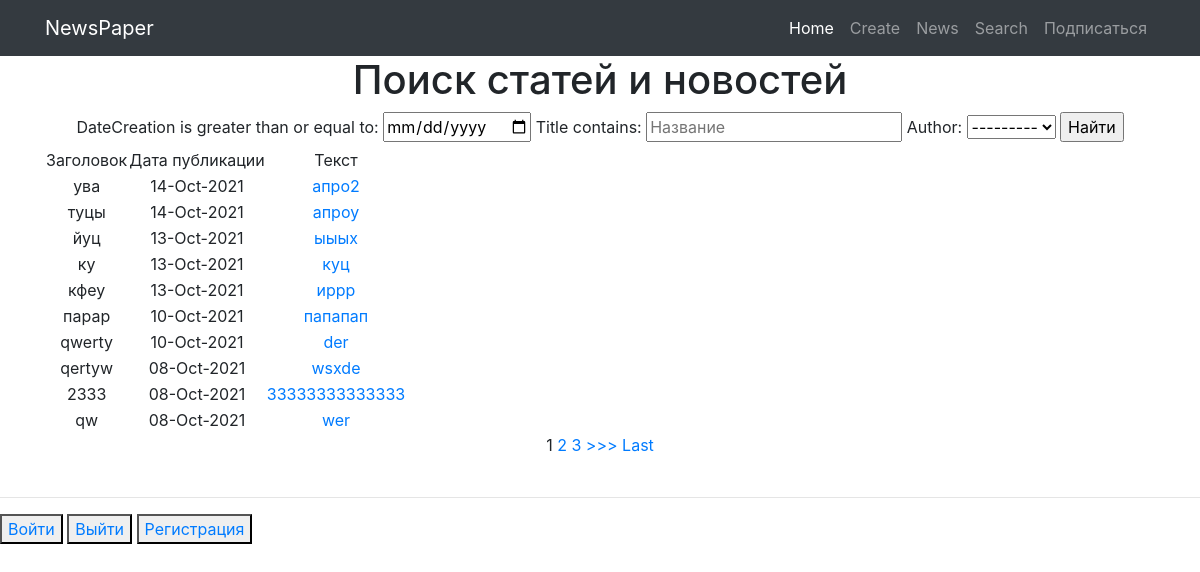
Page /news/search/ on the earlier database version.
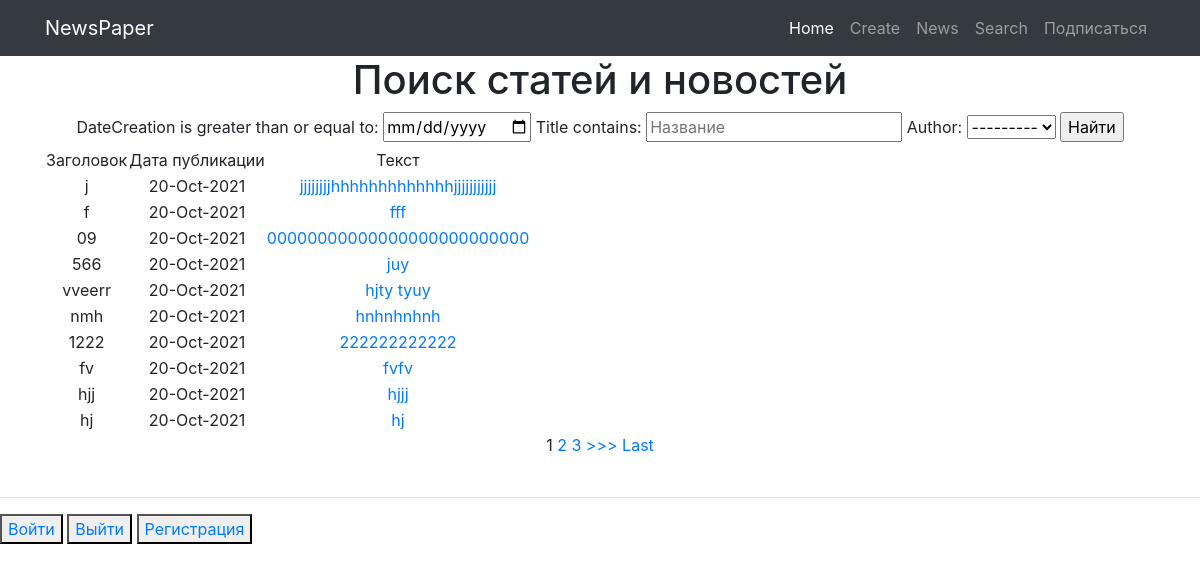
Same page on the later database version.
### myapp/models.py (models this page shows, shortened)
class Post(models.Model):
    author = models.ForeignKey(Author, on_delete= models.CASCADE)
    NEWS = 'NW'
    ARTICLE = 'AR'
    CATEGORY_CHOICE = (
        (NEWS, 'Новость'),
        (ARTICLE, 'Статья'),
    )
    categoryType = models.CharField(max_length=2,choices= CATEGORY_CHOICE, default= ARTICLE)
    dateCreation = models.DateTimeField(auto_now_add= True)
    postCategory = models.ManyToManyField(Category, through='PostCategory')
    title = models.CharField(max_length=128)
    text = models.TextField()
    rating = models.SmallIntegerField(default=0)

### myapp/views.py (the view)
# urls.py: path('search/', PostListSearch.as_view()),
class PostListSearch(ListView, ):
    model = Post
    template_name = 'posts_search.html'
    context_object_name = 'posts'
    queryset = Post.objects.order_by('-id')  # сортируем, еще можно через ordering = ['-id']
    paginate_by = 10  # поставим постраничный вывод в n-элемент
    def get_filter(self):
        return PostFilter(self.request.GET, queryset=super().get_queryset())
    def get_queryset(self):
        return self.get_filter().qs
    def get_context_data(self, *args, **kwargs):
        return {
            **super().get_context_data(*args, **kwargs),
            'filter': self.get_filter(),
        }

### myapp/models.py (called while the page is built)
    def __str__(self):
        return self.authorUser.username

### myapp/templatetags/custom_filters.py (called while the page is built)
@register.filter(name='censor')
def censor(value):
    cens_words = [
        'сторис',
        'подушка',
        'вещей',
        'Джо',
    ]
    for word in cens_words:
        if word in value:
            value = value.replace(word, '_#&#!!*&$_')
    return value

### templates/posts_search.html (shortened to what this page needs)
{% extends 'flatpages/default.html' %}
{% load custom_filters %}
{% block content %}
    <h1>Поиск статей и новостей</h1>
<form method="GET">
    {{ filter.form }}
    <input type="submit" value="Найти">
</form>
    {% if posts %}
    <table>
        <tr>
            <td>Заголовок</td>
            <td>Дата публикации</td>
            <td>Текст</td>
        </tr>
        {% for post in posts %}
            <tr>
                <td>{{ post.title|censor }}</td>
                <td>{{ post.dateCreation|date:'d-M-Y'}}</td>
                <td><a href="/news/{{post.id}}">{{ post.text|truncatechars:50|censor }}</a></td>
            </tr>
        {% endfor %}
    </table>
    {% else %}
        <h3>Постов пока нет</h3>
    {% endif %}
    {% if is_paginated %}
        {% for num in page_obj.paginator.page_range %}
            {% if page_obj.number == num %}
                <a>{{ num }}</a>
            {% elif num > page_obj.number|add:'-3' and num < page_obj.number|add:'3' %}
                <a href="?page={{ num }}">{{ num }}</a>
            {% endif %}
        {% endfor %}
        {% if page_obj.has_next %}
            <a href="?page={{ page_obj.next_page_number }}">>>></a>
            <a href="?page={{ page_obj.paginator.num_pages }}">Last</a>
        {% endif %}
    {% endif %}
{% endblock content %}

Differences in the rows shown:
no longer on this page (row unchanged): Post: title|censor "ува", dateCreation "14-Oct-2021", text|censor "апро2"
no longer on this page (row unchanged): Post: title|censor "туцы", dateCreation "14-Oct-2021", text|censor "апроу"
no longer on this page (row unchanged): Post: title|censor "йуц", dateCreation "13-Oct-2021", text|censor "ыыых"
no longer on this page (row unchanged): Post: title|censor "ку", dateCreation "13-Oct-2021", text|censor "куц"
no longer on this page (row unchanged): Post: title|censor "кфеу", dateCreation "13-Oct-2021", text|censor "иррр"
no longer on this page (row unchanged): Post: title|censor "парар", dateCreation "10-Oct-2021", text|censor "папапап"
no longer on this page (row unchanged): Post: title|censor "qwerty", dateCreation "10-Oct-2021", text|censor "der"
no longer on this page (row unchanged): Post: title|censor "qertyw", dateCreation "08-Oct-2021", text|censor "wsxde"
no longer on this page (row unchanged): Post: title|censor "2333", dateCreation "08-Oct-2021", text|censor "33333333333333"
no longer on this page (row unchanged): Post: title|censor "qw", dateCreation "08-Oct-2021", text|censor "wer"
added Post: title|censor "j", dateCreation "20-Oct-2021", text|censor "jjjjjjjjhhhhhhhhhhhhhjjjjjjjjjjj"
added Post: title|censor "f", dateCreation "20-Oct-2021", text|censor "fff"
added Post: title|censor "09", dateCreation "20-Oct-2021", text|censor "00000000000000000000000000"
added Post: title|censor "566", dateCreation "20-Oct-2021", text|censor "juy"
added Post: title|censor "vveerr", dateCreation "20-Oct-2021", text|censor "hjty tyuy"
added Post: title|censor "nmh", dateCreation "20-Oct-2021", text|censor "hnhnhnhnh"
added Post: title|censor "1222", dateCreation "20-Oct-2021", text|censor "222222222222"
added Post: title|censor "fv", dateCreation "20-Oct-2021", text|censor "fvfv"
added Post: title|censor "hjj", dateCreation "20-Oct-2021", text|censor "hjjj"
added Post: title|censor "hj", dateCreation "20-Oct-2021", text|censor "hj"
